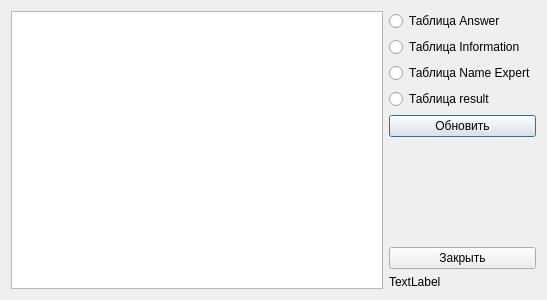
<?xml version="1.0" encoding="UTF-8"?>
<ui version="4.0">
 <class>Dialog3</class>
 <widget class="QDialog" name="Dialog3">
  <property name="geometry">
   <rect>
    <x>0</x>
    <y>0</y>
    <width>547</width>
    <height>300</height>
   </rect>
  </property>
  <property name="windowTitle">
   <string>Dialog</string>
  </property>
  <layout class="QGridLayout" name="gridLayout">
   <item row="0" column="0">
    <widget class="QTableView" name="tableView"/>
   </item>
   <item row="0" column="1">
    <layout class="QVBoxLayout" name="verticalLayout_2">
     <item>
      <layout class="QVBoxLayout" name="verticalLayout">
       <item>
        <widget class="QRadioButton" name="radioButton">
         <property name="text">
          <string>Таблица Answer</string>
         </property>
        </widget>
       </item>
       <item>
        <widget class="QRadioButton" name="radioButton_2">
         <property name="text">
          <string>Таблица Information</string>
         </property>
        </widget>
       </item>
       <item>
        <widget class="QRadioButton" name="radioButton_3">
         <property name="text">
          <string>Таблица Name Expert</string>
         </property>
        </widget>
       </item>
       <item>
        <widget class="QRadioButton" name="radioButton_4">
         <property name="text">
          <string>Таблица result</string>
         </property>
        </widget>
       </item>
       <item>
        <widget class="QPushButton" name="pushButton_2">
         <property name="text">
          <string>Обновить</string>
         </property>
        </widget>
       </item>
      </layout>
     </item>
     <item>
      <spacer name="verticalSpacer">
       <property name="orientation">
        <enum>Qt::Vertical</enum>
       </property>
       <property name="sizeType">
        <enum>QSizePolicy::Expanding</enum>
       </property>
       <property name="sizeHint" stdset="0">
        <size>
         <width>20</width>
         <height>56</height>
        </size>
       </property>
      </spacer>
     </item>
     <item>
      <widget class="QPushButton" name="pushButton">
       <property name="sizePolicy">
        <sizepolicy hsizetype="Minimum" vsizetype="Fixed">
         <horstretch>0</horstretch>
         <verstretch>0</verstretch>
        </sizepolicy>
       </property>
       <property name="text">
        <string>Закрыть</string>
       </property>
      </widget>
     </item>
     <item>
      <widget class="QLabel" name="label">
       <property name="text">
        <string>TextLabel</string>
       </property>
      </widget>
     </item>
    </layout>
   </item>
  </layout>
 </widget>
 <resources/>
 <connections/>
</ui>
